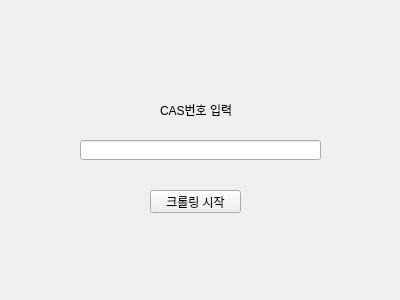
<?xml version="1.0" encoding="UTF-8"?>
<ui version="4.0">
 <class>Form</class>
 <widget class="QWidget" name="Form">
  <property name="geometry">
   <rect>
    <x>0</x>
    <y>0</y>
    <width>400</width>
    <height>300</height>
   </rect>
  </property>
  <property name="windowTitle">
   <string>EnamineCrawler</string>
  </property>
  <widget class="QPushButton" name="btn">
   <property name="geometry">
    <rect>
     <x>150</x>
     <y>190</y>
     <width>91</width>
     <height>23</height>
    </rect>
   </property>
   <property name="text">
    <string>크롤링 시작</string>
   </property>
  </widget>
  <widget class="QLabel" name="label">
   <property name="geometry">
    <rect>
     <x>160</x>
     <y>100</y>
     <width>81</width>
     <height>20</height>
    </rect>
   </property>
   <property name="text">
    <string>CAS번호 입력</string>
   </property>
  </widget>
  <widget class="QLabel" name="message">
   <property name="geometry">
    <rect>
     <x>10</x>
     <y>220</y>
     <width>381</width>
     <height>71</height>
    </rect>
   </property>
   <property name="text">
    <string/>
   </property>
   <property name="alignment">
    <set>Qt::AlignCenter</set>
   </property>
  </widget>
  <widget class="QLineEdit" name="lineEdit">
   <property name="geometry">
    <rect>
     <x>80</x>
     <y>140</y>
     <width>241</width>
     <height>20</height>
    </rect>
   </property>
   <property name="alignment">
    <set>Qt::AlignCenter</set>
   </property>
  </widget>
 </widget>
 <resources/>
 <connections/>
</ui>
